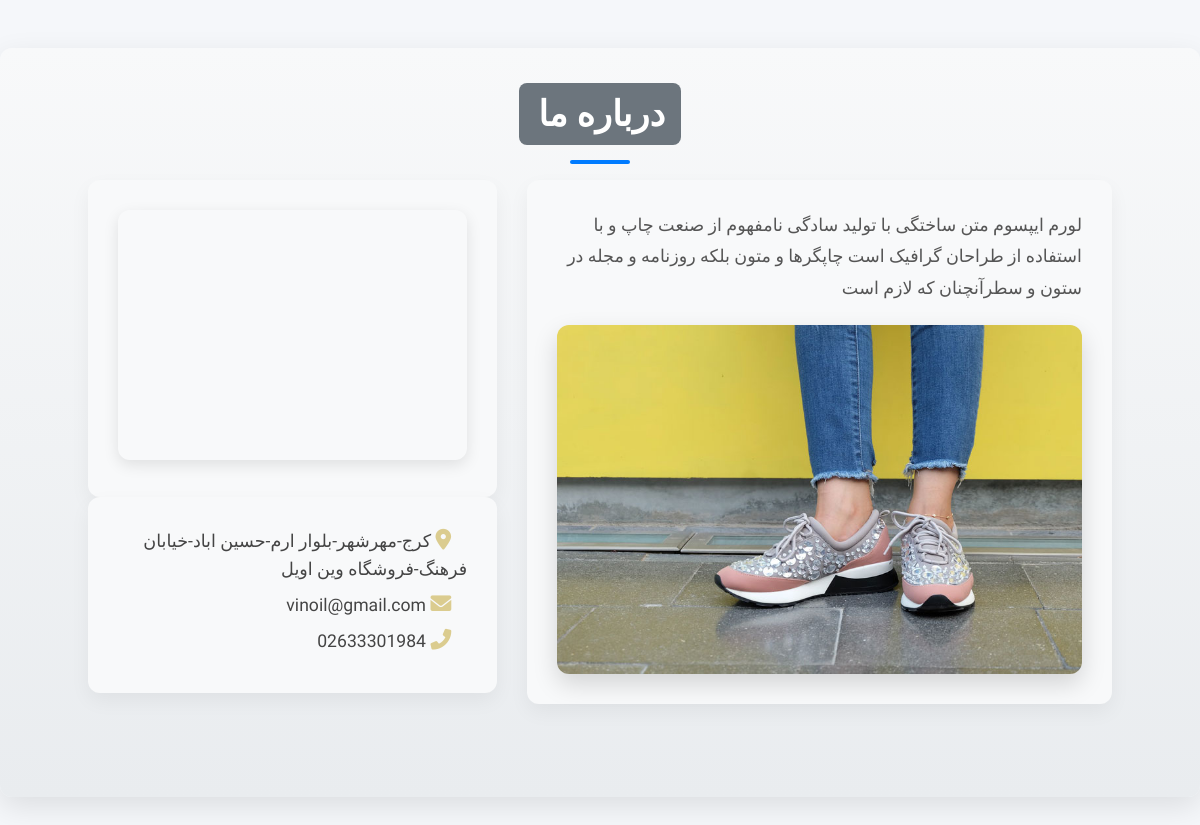
The page /about-us/ on the database its author committed.
### site_module/models.py (models this page shows, shortened)
class SiteSettings(models.Model):
    site_name = models.CharField(max_length=100, unique=True, db_index=True, verbose_name='نام سایت')
    site_url = models.URLField(verbose_name='دامنه سایت')
    addres = models.CharField(max_length=500, verbose_name=' آدرس ')
    phone = models.CharField(max_length=15,null=True,blank=True, verbose_name='تلفن ')
    email = models.EmailField(max_length=72,null=True,blank=True, verbose_name='ایمیل ')
    logo = models.ImageField(upload_to='site_logo', null=True, blank=True, verbose_name='لوگو سایت')
    about_us_text = models.TextField(verbose_name='متن درباره ما')
    copy_right = models.TextField(verbose_name='متن کپی رایت سایت')
    is_main_settings = models.BooleanField(default=False, verbose_name='تنظیمات اصلی سایت')
    class Meta:
        verbose_name = 'تنظیمات سایت'
        verbose_name_plural = 'تنظیمات'

### home_module/views.py (the view)
# urls.py: path('about-us/', AboutView.as_view(), name='about_page'),
class AboutView(TemplateView):
    template_name = 'home_module/about_page.html'
    def get_context_data(self, **kwargs):
        context = super(AboutView, self).get_context_data(**kwargs)
        site_setting: SiteSettings = SiteSettings.objects.filter(is_main_settings=True).first()
        context['site_setting'] = site_setting
        return context

### account_module/middelware.py (called while the page is built, shortened)
    def __call__(self, request):
        return self.get_response(request)

### home_module/templates/home_module/about_page.html (shortened to what this page needs)
{% extends 'shared/_layout.html' %}
{% block content %}
    <div class="about-us-section container-fluid rtl">
    <h2 class="section-title position-relative text-uppercase mx-xl-5 mb-4">
        <span class="bg-secondary pr-3">درباره ما</span>
    </h2>
    <div class="row px-xl-5">
        <div class="col-lg-7 mb-5">
            <div class="contact-form bg-light p-30">
                <p>{{ site_setting.about_us_text }}</p>
                <div class="about-image">
                    <img src="/static/images/gallery-3.jpg" alt="درباره ما" class="img-fluid rounded shadow">
                </div>
            </div>
        </div>
        <div class="col-lg-5 mb-5">
            <div class="bg-light p-30 mb-30">
                <iframe style="width: 100%; height: 250px;"
                        src="https://www.google.com/maps/embed?pb=!1m18!1m12!1m3!1d3151.8354345093644!2d50.9029667!3d35.8200488!2m3!1f0!2f0!3f0!3m2!1i1024!2i768!4f13.1!3m3!1m2!1s0x0%3A0x0!2zMzXCsDQ5JzE3LjgiTiA1MMKwNTQnMTIuNyJF!5e0!3m2!1sen!2us!4v1700000000000"
                        frameborder="0" allowfullscreen="" aria-hidden="false" tabindex="0"></iframe>
            </div>
            <div class="bg-light p-30 mb-3">
                <p class="mb-2">
                    <i class="fa fa-map-marker-alt text-primary mr-3"></i>
                    {{ site_setting.addres }}
                </p>
                <p class="mb-2">
                    <i class="fa fa-envelope text-primary mr-3"></i>
                    {{ site_setting.email }}
                </p>
                <p class="mb-2">
                    <i class="fa fa-phone-alt text-primary mr-3"></i>
                    {{ site_setting.phone }}
                </p>
            </div>
        </div>
    </div>
</div>
{% endblock %}

### static/css/login_style.css (style rules this page uses)
:root { --primary-color: #4a90e2; --secondary-color: #fff; --background-color: #f5f7fa; --text-color: #333; --input-border: #ddd; --button-bg: #4a90e2; --button-bg-hover: #407ac0; --button-text: #fff; --input-bg: #fafafa; --shadow-color: rgba(0, 0, 0, 0.1); --border-radius: 8px; --transition-speed: 0.3s; }
body { margin: 0; padding: 0; font-family: 'Segoe UI', Tahoma, Geneva, Verdana, sans-serif; background-color: var(--background-color); color: var(--text-color); line-height: 1.6; }

### static/css/about_us.css (style rules this page uses)
.about-us-section { background: linear-gradient(to bottom, #f8f9fa, #e9ecef); border-radius: 12px; box-shadow: 0px 10px 30px rgba(0, 0, 0, 0.1); padding: 2.5rem; margin: 3rem auto; max-width: 1200px; transition: all 0.3s ease-in-out; }
.about-us-section .section-title { font-size: 2.2rem; font-weight: bold; text-align: center; position: relative; padding-bottom: 15px; color: #333; }
.about-us-section .section-title span { background: #6c757d; color: #fff; padding: 0.6rem 1.2rem; border-radius: 8px; }
.about-us-section .section-title::after { content: ""; width: 60px; height: 4px; background: #007bff; position: absolute; bottom: -8px; left: 50%; transform: translateX(-50%); border-radius: 2px; }
.about-us-section .row { display: flex; flex-wrap: wrap; margin: 0 -15px; }
.about-us-section .col-lg-7, .about-us-section .col-lg-5 { padding: 0 15px; }
.about-us-section .contact-form { background: #fff; border-radius: 12px; padding: 35px; box-shadow: 0px 8px 20px rgba(0, 0, 0, 0.05); transition: transform 0.3s ease-in-out; }
.about-us-section .contact-form p { font-size: 1.1rem; color: #555; line-height: 1.8; }
.about-us-section .bg-light.p-30 { background: #fff; border-radius: 12px; padding: 30px; box-shadow: 0px 8px 20px rgba(0, 0, 0, 0.05); transition: transform 0.3s ease-in-out; }
.about-us-section .fa { font-size: 1.3rem; margin-right: 12px; color: #007bff; }
.about-us-section iframe { width: 100%; height: 250px; border-radius: 12px; box-shadow: 0px 5px 15px rgba(0, 0, 0, 0.1); transition: transform 0.3s ease-in-out; }
.about-us-section p { font-size: 1.1rem; font-weight: 500; color: #444; margin-bottom: 10px; }
.about-us-section p i { color: #007bff; }
.about-image { margin-top: 20px; border-radius: 12px; overflow: hidden; box-shadow: 0px 10px 25px rgba(0, 0, 0, 0.15); transition: transform 0.3s ease-in-out; }
.about-image img { width: 100%; border-radius: 12px; transition: transform 0.3s ease-in-out; }

### static/css/footer.css (style rules this page uses)
:root { --primary: #dbcc8f; --accent: #022e24; --text-light: #f1f5f9; --text-muted: #94a3b8; --bg-dark: #0f172a; --bg-darker: rgba(15, 23, 42, 0.9); }

### rows shown on the page
SiteSettings: about_us_text "لورم ایپسوم متن ساختگی با تولید سادگی نامفهوم از صنعت چاپ و با استفاده از طراحان گرافیک است چاپگرها و متون بلکه روزنامه و مجله در ستون و سطرآنچنان که لازم است", addres "کرج-مهرشهر-بلوار ارم-حسین اباد-خیابان فرهنگ-فروشگاه وین اویل", email "vinoil@gmail.com", phone "02633301984"
